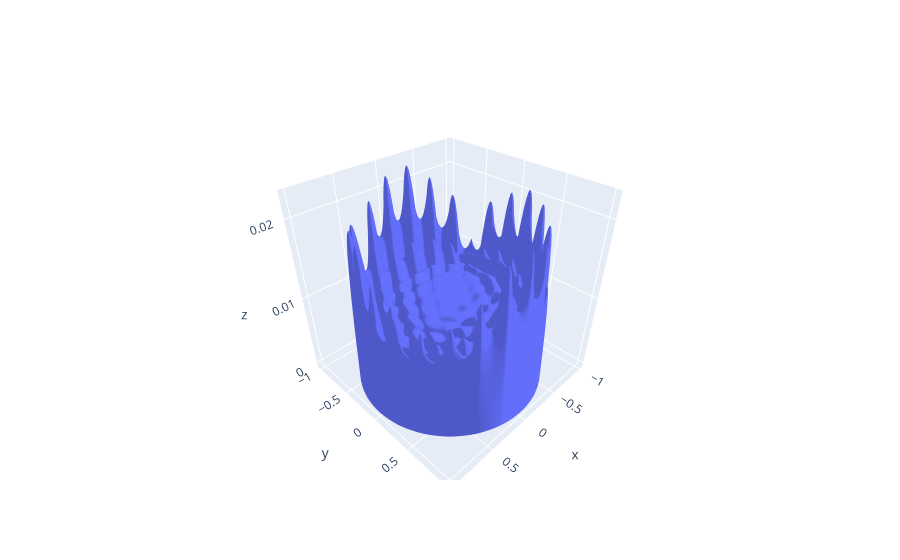

Notebook source saved alongside this figure:
### Code cell
plot_data = [
    plotly.graph_objects.Mesh3d(
                                x=x,
                                y=y,
                                z=d,                                          
                                )    
    ]
fig = plotly.graph_objects.Figure(data=plot_data)
fig.update_layout()

### Figure 1 — Plotly figure (JSON) as saved in the notebook; plotly's stock layout.template omitted (floating-point values rounded to 4 significant figures; data arrays with more than 128 entries replaced by an {"elided": "..."} marker saying what was removed)
{"data": [{"type": "mesh3d", "x": {"elided": "36432 float values"}, "y": {"elided": "36432 float values"}, "z": {"elided": "36432 float values"}}], "layout": {}}
